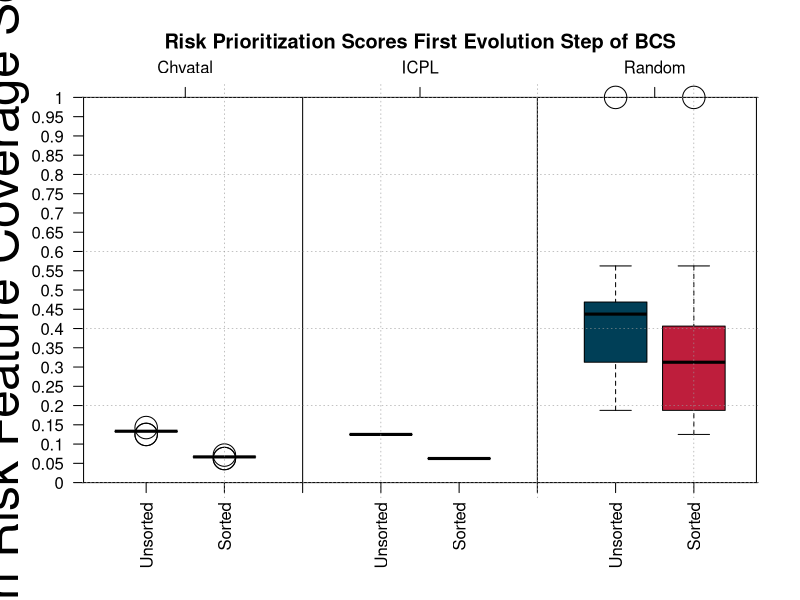

The R source for this figure:
########## Color Def ############
# tubs blue light
tubsBlueLight <- rgb(102,180,211,255, maxColorValue = 255)
# tubs green light
tubsGreenLight <- rgb(172,193,58,255, maxColorValue = 255)
# tubs orange
tubsOrange <- rgb(255,109,0,255, maxColorValue = 255)
# tubs purple
tubsPurple <- rgb(138,48,127,255, maxColorValue = 255)
# tubs yellow
tubsYellow <- rgb(255,200,42,255, maxColorValue = 255)

tubsRed <- rgb(190,30,60,255, maxColorValue = 255)
#TUBS blue dark
tubsBlue <- rgb(0,63,87,255, maxColorValue = 255)

####### set working directory
setwd("C:/Users/t.pett/Documents/01_Research/004_ciaToolsuite/BCS_history/03_bcs_t3/eval")
show(getwd())

### Preparations 
#riskPrio <- read.csv(file="./mergedPrio.csv",header=TRUE, sep=",",colClasses=c("NULL",NA,NA,NA,NA))
riskPrio <- read.csv(file="./mergedPrio.csv",header=TRUE, sep=",")
show(riskPrio)

sampleNames <- c(riskPrio$Sample)

unsortedChvatal <- c(riskPrio$Score.Unsorted.Chvatal)
unsortedICPL <- c(riskPrio$Score.Unsorted.ICPL)
unsortedRandom <- c(riskPrio$Score.Unsorted.Random)
sortedChvatal <- c(riskPrio$Score.Sorted.Chvatal)
sortedICPL <- c(riskPrio$Score.Sorted.ICPL)
sortedRandom <- c(riskPrio$Score.Sorted.Random)

show(sortedRandom)
### Preparation Placeholder
placeholder <- c(rep(NaN,length(sampleNames)))

### write to pdf
 pdf(file='./plots/riskPrio_t3.pdf', width=10, height=10)

boxplot(unsortedChvatal, sortedChvatal, placeholder, unsortedICPL, sortedICPL, placeholder, unsortedRandom, sortedRandom,
     las=2, ylim=c(0,1),main="Risk Prioritization Scores First Evolution Step of BCS", ylab = "High Risk Feature Coverage Score", cex.lab =3,
     axes=FALSE,
     #par(mar = c(7, 8, 6, 2) + 0.1),
     #pch=c(19,19,19,17,17,17),
     #col=c(rep(tubsBlue,length(incling)), rep(tubsRed,length(random))),
     col=c(tubsBlue, tubsRed, tubsOrange, tubsBlue, tubsRed, tubsOrange, tubsBlue, tubsRed),
     cex=c(3)
)
axis(1,
     pos=c(0,0),
     at=c(0:9),
     labels=c("", "Unsorted", "Sorted", "", "Unsorted", "Sorted", "", "Unsorted", "Sorted", ""
              ),
     las=3)
axis(2,
     pos=c(0.2,0),
     at=c(0,0.05,0.1,0.15,0.2,0.25,0.3,0.35,0.4,0.45,0.5,0.55,0.6,0.65,0.7,0.75,0.8,0.85,0.9,0.95,1),
      labels=c("0","0.05","0.1","0.15","0.2","0.25","0.3","0.35","0.4","0.45","0.5","0.55","0.6","0.65","0.7","0.75","0.8","0.85","0.9","0.95","1"),
     las=1 )
axis(3,
     pos=c(1,0),
     at=c(0,1.5,4.5,7.5,9),
     labels=c("","Chvatal","ICPL","Random",""),
     las=1 )
axis(2,
     pos=c(3,0),
     lwd.ticks = 0,
     labels = FALSE,
     #at=c(0,0.1,0.2,0.3,0.4,0.5,0.6,0.7,0.8,0.9,1),
     #labels=c("0","0.1","0.2","0.3","0.4","0.5","0.6","0.7","0.8","0.9","1"),
     las=1 )
axis(2,
     pos=c(6,0),
     lwd.ticks = 0,
     labels = FALSE,
     #at=c(0,0.1,0.2,0.3,0.4,0.5,0.6,0.7,0.8,0.9,1),
     #labels=c("0","0.1","0.2","0.3","0.4","0.5","0.6","0.7","0.8","0.9","1"),
     las=1 )
axis(2,
     pos=c(8.8,0),
     lwd.ticks = 0,
     labels = FALSE,
     #at=c(0,0.1,0.2,0.3,0.4,0.5,0.6,0.7,0.8,0.9,1),
     #labels=c("0","0.1","0.2","0.3","0.4","0.5","0.6","0.7","0.8","0.9","1"),
     las=1 )
grid(col=c("gray60"),lty="dotted", lwd = 0.6)

### write to pdf
 dev.off()#